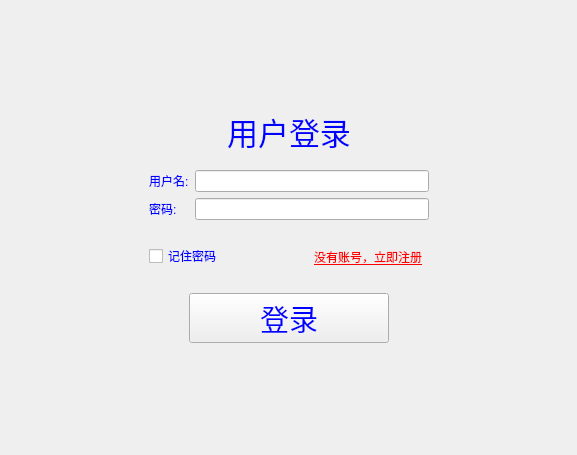
<?xml version="1.0" encoding="UTF-8"?>
<ui version="4.0">
 <class>Login</class>
 <widget class="QDialog" name="Login">
  <property name="geometry">
   <rect>
    <x>0</x>
    <y>0</y>
    <width>577</width>
    <height>455</height>
   </rect>
  </property>
  <property name="windowTitle">
   <string>Dialog</string>
  </property>
  <layout class="QVBoxLayout" name="verticalLayout_3">
   <item>
    <widget class="TitleWg" name="title_wg" native="true"/>
   </item>
   <item>
    <widget class="QStackedWidget" name="stackedWidget">
     <property name="currentIndex">
      <number>0</number>
     </property>
     <widget class="QWidget" name="login_page">
      <layout class="QVBoxLayout" name="verticalLayout_6">
       <item>
        <spacer name="verticalSpacer">
         <property name="orientation">
          <enum>Qt::Vertical</enum>
         </property>
         <property name="sizeHint" stdset="0">
          <size>
           <width>20</width>
           <height>60</height>
          </size>
         </property>
        </spacer>
       </item>
       <item>
        <widget class="QWidget" name="widget_13" native="true">
         <layout class="QHBoxLayout" name="horizontalLayout_9">
          <item>
           <spacer name="horizontalSpacer_9">
            <property name="orientation">
             <enum>Qt::Horizontal</enum>
            </property>
            <property name="sizeHint" stdset="0">
             <size>
              <width>40</width>
              <height>20</height>
             </size>
            </property>
           </spacer>
          </item>
          <item>
           <widget class="QWidget" name="widget_14" native="true">
            <layout class="QVBoxLayout" name="verticalLayout_5">
             <item>
              <widget class="QLabel" name="label_10">
               <property name="font">
                <font>
                 <family>新宋体</family>
                 <pointsize>23</pointsize>
                </font>
               </property>
               <property name="styleSheet">
                <string>color: rgb(0, 0, 255);</string>
               </property>
               <property name="text">
                <string>用户登录</string>
               </property>
               <property name="alignment">
                <set>Qt::AlignCenter</set>
               </property>
              </widget>
             </item>
             <item>
              <widget class="QWidget" name="widget_15" native="true">
               <layout class="QGridLayout" name="gridLayout_4">
                <item row="0" column="0">
                 <widget class="QLabel" name="label_11">
                  <property name="styleSheet">
                   <string notr="true">color: rgb(0, 0, 255);</string>
                  </property>
                  <property name="text">
                   <string>用户名:</string>
                  </property>
                 </widget>
                </item>
                <item row="0" column="1">
                 <widget class="QLineEdit" name="login_username"/>
                </item>
                <item row="1" column="0">
                 <widget class="QLabel" name="label_12">
                  <property name="styleSheet">
                   <string>color: rgb(0, 0, 255);</string>
                  </property>
                  <property name="text">
                   <string>密码:</string>
                  </property>
                 </widget>
                </item>
                <item row="1" column="1">
                 <widget class="QLineEdit" name="login_passwd"/>
                </item>
               </layout>
              </widget>
             </item>
             <item>
              <widget class="QWidget" name="widget_16" native="true">
               <layout class="QHBoxLayout" name="horizontalLayout_7">
                <item>
                 <widget class="QCheckBox" name="checkBox_4">
                  <property name="styleSheet">
                   <string>color: rgb(0, 0, 255);</string>
                  </property>
                  <property name="text">
                   <string>记住密码</string>
                  </property>
                 </widget>
                </item>
                <item>
                 <widget class="QToolButton" name="toReg">
                  <property name="styleSheet">
                   <string notr="true">color: rgb(255, 0, 0);
font: 9pt &quot;新宋体&quot;;
text-decoration: underline;</string>
                  </property>
                  <property name="text">
                   <string>没有账号，立即注册</string>
                  </property>
                  <property name="autoRaise">
                   <bool>true</bool>
                  </property>
                 </widget>
                </item>
               </layout>
              </widget>
             </item>
             <item>
              <widget class="QWidget" name="widget_17" native="true">
               <layout class="QHBoxLayout" name="horizontalLayout_8">
                <item>
                 <spacer name="horizontalSpacer">
                  <property name="orientation">
                   <enum>Qt::Horizontal</enum>
                  </property>
                  <property name="sizeHint" stdset="0">
                   <size>
                    <width>40</width>
                    <height>20</height>
                   </size>
                  </property>
                 </spacer>
                </item>
                <item>
                 <widget class="QToolButton" name="login_btn">
                  <property name="minimumSize">
                   <size>
                    <width>200</width>
                    <height>50</height>
                   </size>
                  </property>
                  <property name="font">
                   <font>
                    <family>新宋体</family>
                    <pointsize>22</pointsize>
                    <weight>50</weight>
                    <italic>false</italic>
                    <bold>false</bold>
                   </font>
                  </property>
                  <property name="styleSheet">
                   <string notr="true">color: rgb(0, 0, 255);
font: 22pt &quot;新宋体&quot;;</string>
                  </property>
                  <property name="text">
                   <string>登录</string>
                  </property>
                 </widget>
                </item>
                <item>
                 <spacer name="horizontalSpacer_2">
                  <property name="orientation">
                   <enum>Qt::Horizontal</enum>
                  </property>
                  <property name="sizeHint" stdset="0">
                   <size>
                    <width>40</width>
                    <height>20</height>
                   </size>
                  </property>
                 </spacer>
                </item>
               </layout>
              </widget>
             </item>
            </layout>
           </widget>
          </item>
          <item>
           <spacer name="horizontalSpacer_10">
            <property name="orientation">
             <enum>Qt::Horizontal</enum>
            </property>
            <property name="sizeHint" stdset="0">
             <size>
              <width>40</width>
              <height>20</height>
             </size>
            </property>
           </spacer>
          </item>
         </layout>
        </widget>
       </item>
       <item>
        <spacer name="verticalSpacer_2">
         <property name="orientation">
          <enum>Qt::Vertical</enum>
         </property>
         <property name="sizeHint" stdset="0">
          <size>
           <width>20</width>
           <height>60</height>
          </size>
         </property>
        </spacer>
       </item>
      </layout>
     </widget>
     <widget class="QWidget" name="reg_page">
      <layout class="QVBoxLayout" name="verticalLayout_2">
       <item>
        <spacer name="verticalSpacer_3">
         <property name="orientation">
          <enum>Qt::Vertical</enum>
         </property>
         <property name="sizeHint" stdset="0">
          <size>
           <width>20</width>
           <height>56</height>
          </size>
         </property>
        </spacer>
       </item>
       <item>
        <widget class="QWidget" name="widget_18" native="true">
         <layout class="QHBoxLayout" name="horizontalLayout_3">
          <item>
           <spacer name="horizontalSpacer_11">
            <property name="orientation">
             <enum>Qt::Horizontal</enum>
            </property>
            <property name="sizeHint" stdset="0">
             <size>
              <width>40</width>
              <height>20</height>
             </size>
            </property>
           </spacer>
          </item>
          <item>
           <widget class="QWidget" name="widget_19" native="true">
            <layout class="QVBoxLayout" name="verticalLayout">
             <item>
              <widget class="QLabel" name="label_13">
               <property name="font">
                <font>
                 <family>新宋体</family>
                 <pointsize>23</pointsize>
                </font>
               </property>
               <property name="styleSheet">
                <string>color: rgb(0, 0, 255);</string>
               </property>
               <property name="text">
                <string>注册账号</string>
               </property>
               <property name="alignment">
                <set>Qt::AlignCenter</set>
               </property>
              </widget>
             </item>
             <item>
              <widget class="QWidget" name="widget_20" native="true">
               <layout class="QGridLayout" name="gridLayout">
                <item row="3" column="0">
                 <widget class="QLabel" name="label_17">
                  <property name="styleSheet">
                   <string>color: rgb(0, 0, 255);</string>
                  </property>
                  <property name="text">
                   <string>邮箱：</string>
                  </property>
                 </widget>
                </item>
                <item row="0" column="0">
                 <widget class="QLabel" name="label_14">
                  <property name="styleSheet">
                   <string notr="true">color: rgb(0, 0, 255);</string>
                  </property>
                  <property name="text">
                   <string>用户名:</string>
                  </property>
                 </widget>
                </item>
                <item row="0" column="1">
                 <widget class="QLineEdit" name="name_reg"/>
                </item>
                <item row="1" column="0">
                 <widget class="QLabel" name="label_15">
                  <property name="styleSheet">
                   <string>color: rgb(0, 0, 255);</string>
                  </property>
                  <property name="text">
                   <string>密码:</string>
                  </property>
                 </widget>
                </item>
                <item row="2" column="0">
                 <widget class="QLabel" name="label_16">
                  <property name="styleSheet">
                   <string>color: rgb(0, 0, 255);</string>
                  </property>
                  <property name="text">
                   <string>确认密码：</string>
                  </property>
                 </widget>
                </item>
                <item row="2" column="1">
                 <widget class="QLineEdit" name="confirm_pwd_reg"/>
                </item>
                <item row="3" column="1">
                 <widget class="QLineEdit" name="mail_reg"/>
                </item>
                <item row="1" column="1">
                 <widget class="QLineEdit" name="pwd_reg"/>
                </item>
               </layout>
              </widget>
             </item>
             <item>
              <widget class="QWidget" name="widget_22" native="true">
               <layout class="QHBoxLayout" name="horizontalLayout_2">
                <item>
                 <spacer name="horizontalSpacer_3">
                  <property name="orientation">
                   <enum>Qt::Horizontal</enum>
                  </property>
                  <property name="sizeHint" stdset="0">
                   <size>
                    <width>40</width>
                    <height>20</height>
                   </size>
                  </property>
                 </spacer>
                </item>
                <item>
                 <widget class="QToolButton" name="reg_btn">
                  <property name="minimumSize">
                   <size>
                    <width>200</width>
                    <height>50</height>
                   </size>
                  </property>
                  <property name="font">
                   <font>
                    <family>新宋体</family>
                    <pointsize>22</pointsize>
                    <weight>50</weight>
                    <italic>false</italic>
                    <bold>false</bold>
                   </font>
                  </property>
                  <property name="styleSheet">
                   <string notr="true">color: rgb(0, 0, 255);
font: 22pt &quot;新宋体&quot;;</string>
                  </property>
                  <property name="text">
                   <string>注册</string>
                  </property>
                 </widget>
                </item>
                <item>
                 <spacer name="horizontalSpacer_4">
                  <property name="orientation">
                   <enum>Qt::Horizontal</enum>
                  </property>
                  <property name="sizeHint" stdset="0">
                   <size>
                    <width>40</width>
                    <height>20</height>
                   </size>
                  </property>
                 </spacer>
                </item>
               </layout>
              </widget>
             </item>
            </layout>
           </widget>
          </item>
          <item>
           <spacer name="horizontalSpacer_12">
            <property name="orientation">
             <enum>Qt::Horizontal</enum>
            </property>
            <property name="sizeHint" stdset="0">
             <size>
              <width>40</width>
              <height>20</height>
             </size>
            </property>
           </spacer>
          </item>
         </layout>
        </widget>
       </item>
       <item>
        <spacer name="verticalSpacer_4">
         <property name="orientation">
          <enum>Qt::Vertical</enum>
         </property>
         <property name="sizeHint" stdset="0">
          <size>
           <width>20</width>
           <height>55</height>
          </size>
         </property>
        </spacer>
       </item>
      </layout>
     </widget>
     <widget class="QWidget" name="set_page">
      <layout class="QVBoxLayout" name="verticalLayout_7">
       <item>
        <spacer name="verticalSpacer_5">
         <property name="orientation">
          <enum>Qt::Vertical</enum>
         </property>
         <property name="sizeHint" stdset="0">
          <size>
           <width>20</width>
           <height>83</height>
          </size>
         </property>
        </spacer>
       </item>
       <item>
        <widget class="QWidget" name="widget_21" native="true">
         <layout class="QHBoxLayout" name="horizontalLayout">
          <item>
           <spacer name="horizontalSpacer_13">
            <property name="orientation">
             <enum>Qt::Horizontal</enum>
            </property>
            <property name="sizeHint" stdset="0">
             <size>
              <width>40</width>
              <height>20</height>
             </size>
            </property>
           </spacer>
          </item>
          <item>
           <widget class="QWidget" name="widget_23" native="true">
            <layout class="QVBoxLayout" name="verticalLayout_4">
             <item>
              <widget class="QLabel" name="label_18">
               <property name="font">
                <font>
                 <family>新宋体</family>
                 <pointsize>23</pointsize>
                </font>
               </property>
               <property name="styleSheet">
                <string>color: rgb(0, 0, 255);</string>
               </property>
               <property name="text">
                <string>服务器设置</string>
               </property>
               <property name="alignment">
                <set>Qt::AlignCenter</set>
               </property>
              </widget>
             </item>
             <item>
              <widget class="QWidget" name="widget_24" native="true">
               <layout class="QGridLayout" name="gridLayout_2">
                <item row="0" column="0">
                 <widget class="QLabel" name="label_19">
                  <property name="styleSheet">
                   <string notr="true">color: rgb(0, 0, 255);</string>
                  </property>
                  <property name="text">
                   <string>IP</string>
                  </property>
                 </widget>
                </item>
                <item row="0" column="1">
                 <widget class="QLineEdit" name="address"/>
                </item>
                <item row="1" column="0">
                 <widget class="QLabel" name="label_20">
                  <property name="styleSheet">
                   <string>color: rgb(0, 0, 255);</string>
                  </property>
                  <property name="text">
                   <string>端口</string>
                  </property>
                 </widget>
                </item>
                <item row="1" column="1">
                 <widget class="QLineEdit" name="port"/>
                </item>
               </layout>
              </widget>
             </item>
             <item>
              <widget class="QWidget" name="widget_26" native="true">
               <layout class="QHBoxLayout" name="horizontalLayout_4">
                <item>
                 <spacer name="horizontalSpacer_5">
                  <property name="orientation">
                   <enum>Qt::Horizontal</enum>
                  </property>
                  <property name="sizeHint" stdset="0">
                   <size>
                    <width>40</width>
                    <height>20</height>
                   </size>
                  </property>
                 </spacer>
                </item>
                <item>
                 <widget class="QToolButton" name="reg_btn_2">
                  <property name="minimumSize">
                   <size>
                    <width>200</width>
                    <height>50</height>
                   </size>
                  </property>
                  <property name="font">
                   <font>
                    <family>新宋体</family>
                    <pointsize>22</pointsize>
                    <weight>50</weight>
                    <italic>false</italic>
                    <bold>false</bold>
                   </font>
                  </property>
                  <property name="styleSheet">
                   <string notr="true">color: rgb(0, 0, 255);
font: 22pt &quot;新宋体&quot;;</string>
                  </property>
                  <property name="text">
                   <string>确认</string>
                  </property>
                 </widget>
                </item>
                <item>
                 <spacer name="horizontalSpacer_6">
                  <property name="orientation">
                   <enum>Qt::Horizontal</enum>
                  </property>
                  <property name="sizeHint" stdset="0">
                   <size>
                    <width>40</width>
                    <height>20</height>
                   </size>
                  </property>
                 </spacer>
                </item>
               </layout>
              </widget>
             </item>
            </layout>
           </widget>
          </item>
          <item>
           <spacer name="horizontalSpacer_14">
            <property name="orientation">
             <enum>Qt::Horizontal</enum>
            </property>
            <property name="sizeHint" stdset="0">
             <size>
              <width>40</width>
              <height>20</height>
             </size>
            </property>
           </spacer>
          </item>
         </layout>
        </widget>
       </item>
       <item>
        <spacer name="verticalSpacer_6">
         <property name="orientation">
          <enum>Qt::Vertical</enum>
         </property>
         <property name="sizeHint" stdset="0">
          <size>
           <width>20</width>
           <height>82</height>
          </size>
         </property>
        </spacer>
       </item>
      </layout>
     </widget>
    </widget>
   </item>
  </layout>
 </widget>
 <customwidgets>
  <customwidget>
   <class>TitleWg</class>
   <extends>QWidget</extends>
   <header location="global">titlewg.h</header>
   <container>1</container>
  </customwidget>
 </customwidgets>
 <tabstops>
  <tabstop>login_username</tabstop>
  <tabstop>login_passwd</tabstop>
  <tabstop>checkBox_4</tabstop>
  <tabstop>toReg</tabstop>
  <tabstop>login_btn</tabstop>
  <tabstop>name_reg</tabstop>
  <tabstop>pwd_reg</tabstop>
  <tabstop>confirm_pwd_reg</tabstop>
  <tabstop>mail_reg</tabstop>
  <tabstop>reg_btn</tabstop>
  <tabstop>address</tabstop>
  <tabstop>port</tabstop>
  <tabstop>reg_btn_2</tabstop>
 </tabstops>
 <resources/>
 <connections/>
</ui>
